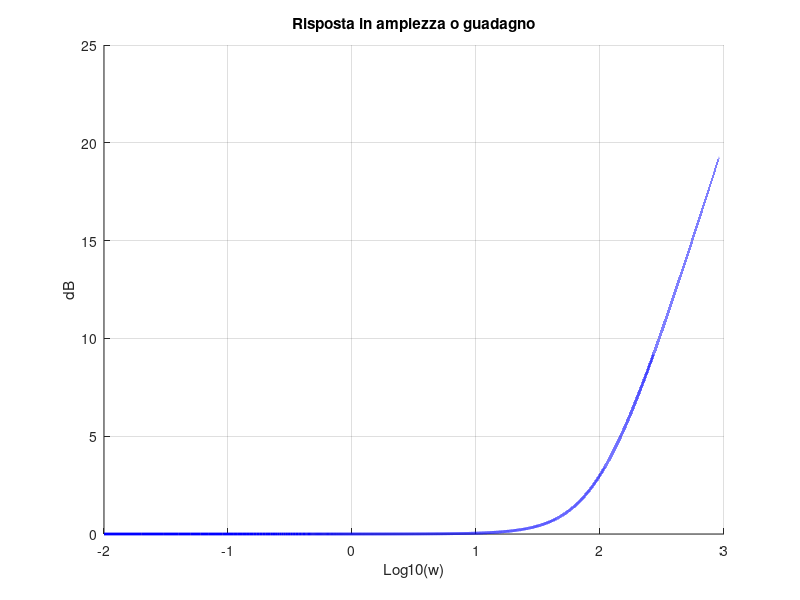
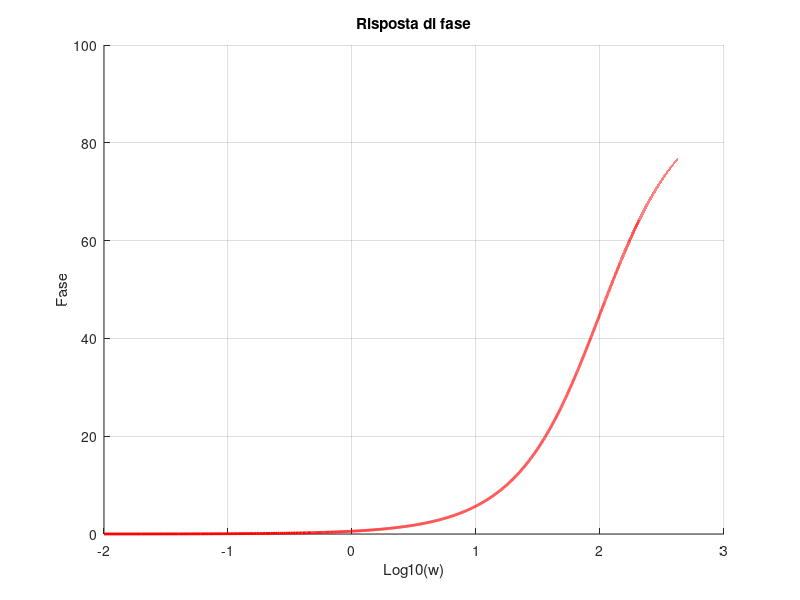

Reproduce these figures in MATLAB, in order.

w = 0.01:0.01:10^3;
tau = 0.01;


G = abs(1+w*tau*i);

GdB = 20*log10(G);
PH = 360/(2*pi)*angle(1+w*tau*i);

h = figure(1);
title('Risposta in ampiezza o guadagno');
xlabel('Log10(w)');
ylabel('dB');
hold on;
grid on;

plot(log10(w), GdB, 'b','linewidth',2);

h = figure(2);
title('Risposta di fase');
xlabel('Log10(w)');
ylabel('Fase');
hold on;
grid on;

plot(log10(w), PH, 'r','linewidth',2);
